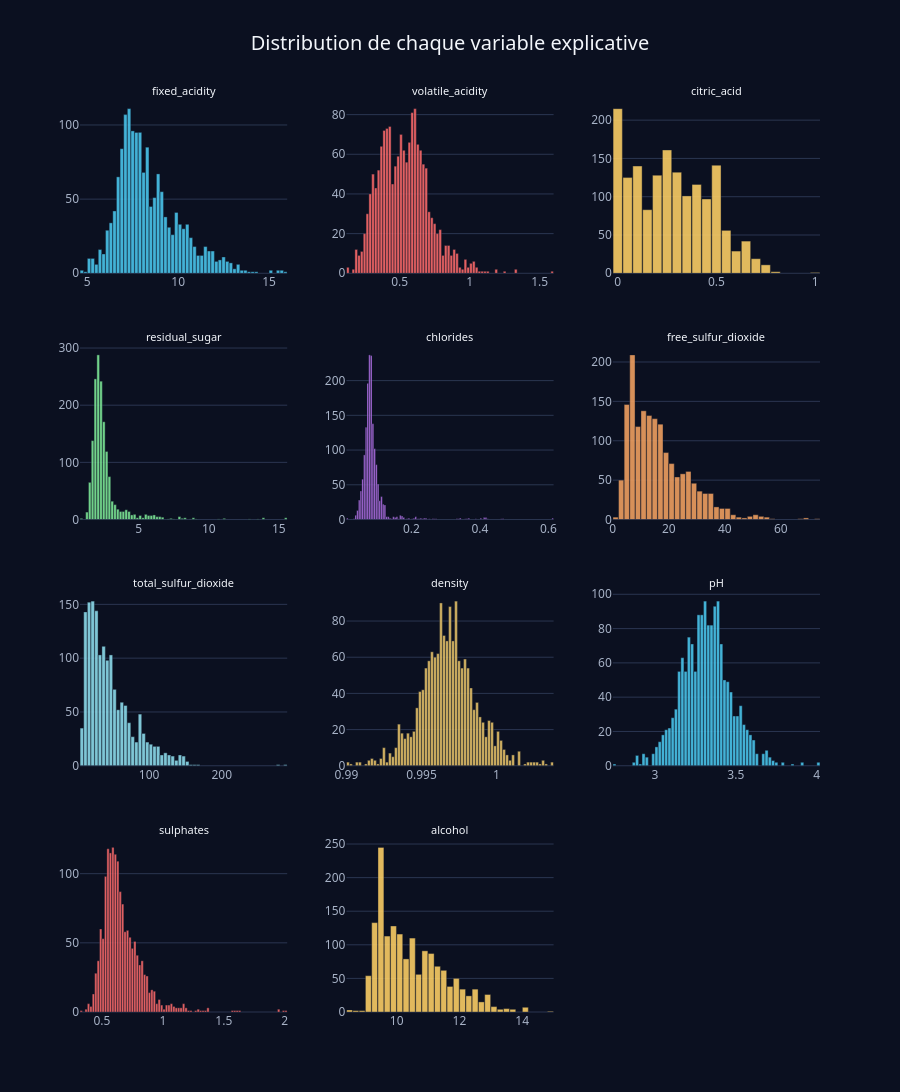

The notebook cell saved with this chart:
### Code cell
# Distribution de chaque variable explicative (binning automatique de plotly)
n_cols = 3
n_rows = int(np.ceil(X.shape[1] / n_cols))
fig = make_subplots(rows=n_rows, cols=n_cols, subplot_titles=list(X.columns),
                    vertical_spacing=0.08, horizontal_spacing=0.08)
for i, var in enumerate(X.columns):
    fig.add_trace(go.Histogram(x=X[var], marker=dict(color=pick_color(i), line=dict(color=PANEL, width=0.4)),
                               opacity=0.88, showlegend=False),
                  row=i // n_cols + 1, col=i % n_cols + 1)
fig.update_annotations(font=dict(size=11))
fig.update_layout(title="Distribution de chaque variable explicative", bargap=0.06, height=300 * n_rows)
fig.show()

### Figure 1 — Plotly figure (JSON) as saved in the notebook; plotly's stock layout.template omitted (floating-point values rounded to 4 significant figures; data arrays with more than 128 entries replaced by an {"elided": "..."} marker saying what was removed)
{"data": [{"marker": {"color": "#4cc9f0", "line": {"color": "#121a2b", "width": 0.4}}, "opacity": 0.88, "showlegend": false, "type": "histogram", "x": {"elided": "1599 float values"}, "xaxis": "x", "yaxis": "y"}, {"marker": {"color": "#ff6b6b", "line": {"color": "#121a2b", "width": 0.4}}, "opacity": 0.88, "showlegend": false, "type": "histogram", "x": {"elided": "1599 float values"}, "xaxis": "x2", "yaxis": "y2"}, {"marker": {"color": "#ffd166", "line": {"color": "#121a2b", "width": 0.4}}, "opacity": 0.88, "showlegend": false, "type": "histogram", "x": {"elided": "1599 float values"}, "xaxis": "x3", "yaxis": "y3"}, {"marker": {"color": "#80ed99", "line": {"color": "#121a2b", "width": 0.4}}, "opacity": 0.88, "showlegend": false, "type": "histogram", "x": {"elided": "1599 float values"}, "xaxis": "x4", "yaxis": "y4"}, {"marker": {"color": "#c77dff", "line": {"color": "#121a2b", "width": 0.4}}, "opacity": 0.88, "showlegend": false, "type": "histogram", "x": {"elided": "1599 float values"}, "xaxis": "x5", "yaxis": "y5"}, {"marker": {"color": "#f4a261", "line": {"color": "#121a2b", "width": 0.4}}, "opacity": 0.88, "showlegend": false, "type": "histogram", "x": {"elided": "1599 float values"}, "xaxis": "x6", "yaxis": "y6"}, {"marker": {"color": "#90e0ef", "line": {"color": "#121a2b", "width": 0.4}}, "opacity": 0.88, "showlegend": false, "type": "histogram", "x": {"elided": "1599 float values"}, "xaxis": "x7", "yaxis": "y7"}, {"marker": {"color": "#e9c46a", "line": {"color": "#121a2b", "width": 0.4}}, "opacity": 0.88, "showlegend": false, "type": "histogram", "x": {"elided": "1599 float values"}, "xaxis": "x8", "yaxis": "y8"}, {"marker": {"color": "#4cc9f0", "line": {"color": "#121a2b", "width": 0.4}}, "opacity": 0.88, "showlegend": false, "type": "histogram", "x": {"elided": "1599 float values"}, "xaxis": "x9", "yaxis": "y9"}, {"marker": {"color": "#ff6b6b", "line": {"color": "#121a2b", "width": 0.4}}, "opacity": 0.88, "showlegend": false, "type": "histogram", "x": {"elided": "1599 float values"}, "xaxis": "x10", "yaxis": "y10"}, {"marker": {"color": "#ffd166", "line": {"color": "#121a2b", "width": 0.4}}, "opacity": 0.88, "showlegend": false, "type": "histogram", "x": {"elided": "1599 float values"}, "xaxis": "x11", "yaxis": "y11"}], "layout": {"annotations": [{"font": {"size": 11}, "showarrow": false, "text": "fixed_acidity", "x": 0.14, "xanchor": "center", "xref": "paper", "y": 1.0, "yanchor": "bottom", "yref": "paper"}, {"font": {"size": 11}, "showarrow": false, "text": "volatile_acidity", "x": 0.5, "xanchor": "center", "xref": "paper", "y": 1.0, "yanchor": "bottom", "yref": "paper"}, {"font": {"size": 11}, "showarrow": false, "text": "citric_acid", "x": 0.86, "xanchor": "center", "xref": "paper", "y": 1.0, "yanchor": "bottom", "yref": "paper"}, {"font": {"size": 11}, "showarrow": false, "text": "residual_sugar", "x": 0.14, "xanchor": "center", "xref": "paper", "y": 0.73, "yanchor": "bottom", "yref": "paper"}, {"font": {"size": 11}, "showarrow": false, "text": "chlorides", "x": 0.5, "xanchor": "center", "xref": "paper", "y": 0.73, "yanchor": "bottom", "yref": "paper"}, {"font": {"size": 11}, "showarrow": false, "text": "free_sulfur_dioxide", "x": 0.86, "xanchor": "center", "xref": "paper", "y": 0.73, "yanchor": "bottom", "yref": "paper"}, {"font": {"size": 11}, "showarrow": false, "text": "total_sulfur_dioxide", "x": 0.14, "xanchor": "center", "xref": "paper", "y": 0.46, "yanchor": "bottom", "yref": "paper"}, {"font": {"size": 11}, "showarrow": false, "text": "density", "x": 0.5, "xanchor": "center", "xref": "paper", "y": 0.46, "yanchor": "bottom", "yref": "paper"}, {"font": {"size": 11}, "showarrow": false, "text": "pH", "x": 0.86, "xanchor": "center", "xref": "paper", "y": 0.46, "yanchor": "bottom", "yref": "paper"}, {"font": {"size": 11}, "showarrow": false, "text": "sulphates", "x": 0.14, "xanchor": "center", "xref": "paper", "y": 0.19, "yanchor": "bottom", "yref": "paper"}, {"font": {"size": 11}, "showarrow": false, "text": "alcohol", "x": 0.5, "xanchor": "center", "xref": "paper", "y": 0.19, "yanchor": "bottom", "yref": "paper"}], "bargap": 0.06, "height": 1200, "title": {"text": "Distribution de chaque variable explicative"}, "xaxis": {"anchor": "y", "domain": [0.0, 0.28]}, "xaxis10": {"anchor": "y10", "domain": [0.0, 0.28]}, "xaxis11": {"anchor": "y11", "domain": [0.36, 0.64]}, "xaxis12": {"anchor": "y12", "domain": [0.72, 1.0]}, "xaxis2": {"anchor": "y2", "domain": [0.36, 0.64]}, "xaxis3": {"anchor": "y3", "domain": [0.72, 1.0]}, "xaxis4": {"anchor": "y4", "domain": [0.0, 0.28]}, "xaxis5": {"anchor": "y5", "domain": [0.36, 0.64]}, "xaxis6": {"anchor": "y6", "domain": [0.72, 1.0]}, "xaxis7": {"anchor": "y7", "domain": [0.0, 0.28]}, "xaxis8": {"anchor": "y8", "domain": [0.36, 0.64]}, "xaxis9": {"anchor": "y9", "domain": [0.72, 1.0]}, "yaxis": {"anchor": "x", "domain": [0.81, 1.0]}, "yaxis10": {"anchor": "x10", "domain": [0.0, 0.19]}, "yaxis11": {"anchor": "x11", "domain": [0.0, 0.19]}, "yaxis12": {"anchor": "x12", "domain": [0.0, 0.19]}, "yaxis2": {"anchor": "x2", "domain": [0.81, 1.0]}, "yaxis3": {"anchor": "x3", "domain": [0.81, 1.0]}, "yaxis4": {"anchor": "x4", "domain": [0.54, 0.73]}, "yaxis5": {"anchor": "x5", "domain": [0.54, 0.73]}, "yaxis6": {"anchor": "x6", "domain": [0.54, 0.73]}, "yaxis7": {"anchor": "x7", "domain": [0.27, 0.46]}, "yaxis8": {"anchor": "x8", "domain": [0.27, 0.46]}, "yaxis9": {"anchor": "x9", "domain": [0.27, 0.46]}}}
